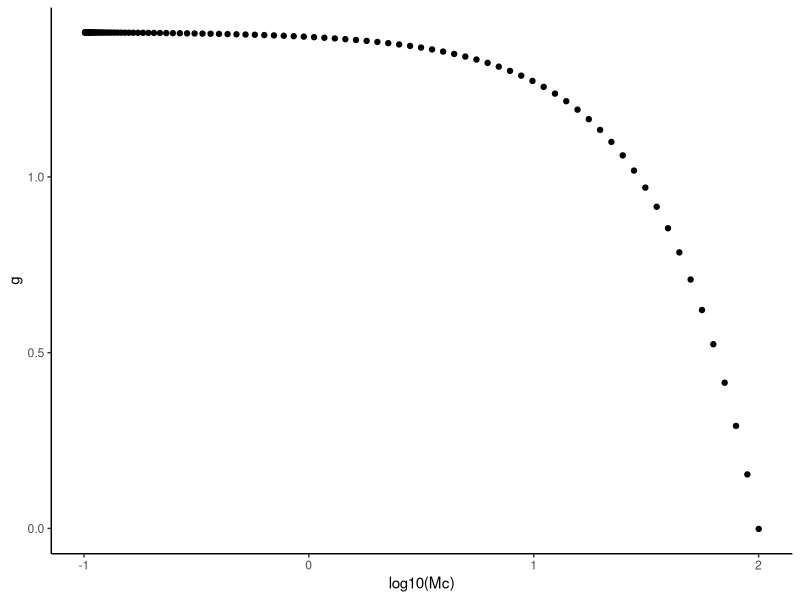

Source code (R):
######################################
## Plot the logistic growth rate
## used for primary producers
######################################

library(tidyverse)

Mi = 0.1 ## Mass of focal primary producer i
r = Mi^(-0.15) ## Intrinsic growth rate of primary producer i
Mc = seq(log10(0.001), log10(100), length.out = 100) ## Total mass of primary producers in cell C
Mc = Mi + (10^Mc) ## Transform from log10, and add mass of Mi, since the total mass cannot be less than this
K = 100 ## Constant carry capacity

logGrowth = function(r, M) {

    growth = r*(1-(Mc/K))
    return(growth)

}

results = data.frame(Mc) %>% mutate(g = logGrowth(r, Mc))

ggplot(results, aes(log10(Mc), g)) + 
    geom_point() + 
    theme_classic()
